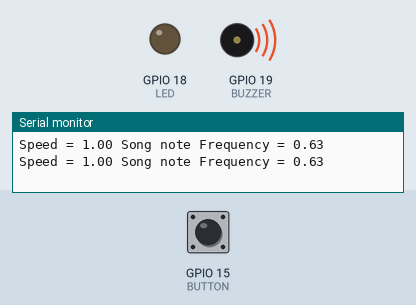
Bench run of a program on a simulated ESP32. Parts: output pins drawn as LEDs (lit = HIGH), buzzer (waves = sounding), the last lines printed to the serial monitor. Inputs (shaded band) come from the test bench; at power-on: GPIO 15 (BUTTON) LOW. Pins used as bus, display or sensor lines are not drawn.

Above: at 1.2 s.
1.3 s: GPIO 15 (BUTTON) pulled HIGH for 0.15 s
At 2.2 s:
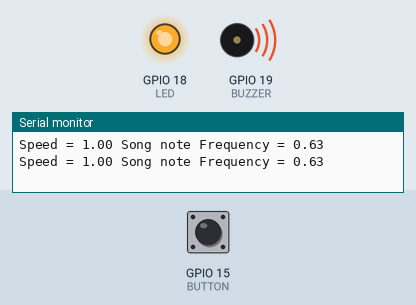
2.9 s: GPIO 15 (BUTTON) pulled HIGH for 1 s
At 3.4 s:
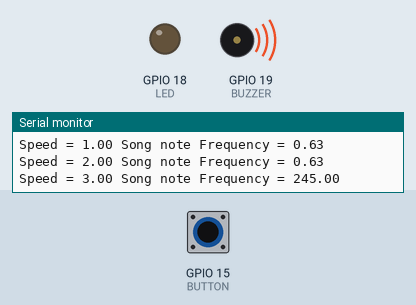
5.4 s: GPIO 15 (BUTTON) pulled HIGH for 3.2 s
At 6.5 s:
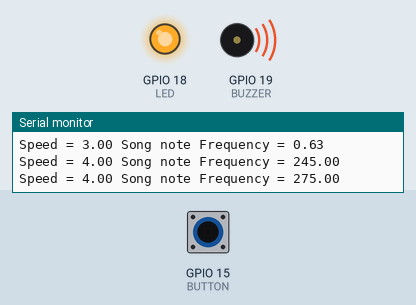
Timing chart, 0 to 8.4 s (numbered marks = the images above; inputs shaded):
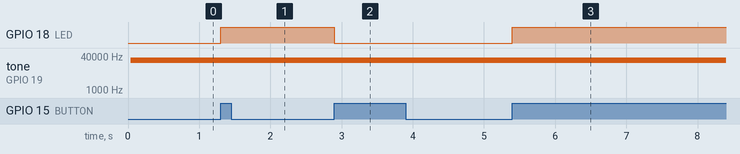

The program:

main.cpp
```cpp
#include <Arduino.h>

#define BUZZER 19
#define BUTTON 15
#define LED 18
hw_timer_t *My_timer = NULL;

double c = 1000000/(2*16.35) , D = 1000000/(2*18.35) , E = 1000000/(2*20.60) , F = 1000000/(2*21.83) ,
       G = 1000000/(2*24.50) , A = 1000000/(2*27.50) , B = 1000000/(2*30.87) , C = 1000000/(2*32.70) , Stop = 8000000;

double Slow = 2.5;

int Octaves = 0;

double song[] = {Stop,Stop,Stop,G,  Stop,G,Stop,G,  A,G,E,G,  Stop,A,Stop,C,  Stop,Stop,Stop,Stop,  G,A,G,C,  G,A,G,C,  E,D,G,E,
                 Stop,Stop,Stop,Stop,  G,c,D,E,  D,E,G,E,  D,c,E,D,  Stop,Stop,Stop,Stop,  G,c,D,E,  D,E,G,E,  D,c,E,D,
                 Stop,G,Stop,A,  Stop,c,Stop,D,  E,D,G,D,  E,D,c,A,  Stop,c,D,E,  Stop,G,Stop,A,  G,A,C,A,  G,E,Stop,G};

double rhythm[] = {1,1,1,1,  1,1,1,1,  1,1,1,1,  1,1,1,1,  1,1,1,1,  1,1,1,1,  1,1,1,1,  1,1,1,1,
                   1,1,1,1,  1,1,1,1,  1,1,1,1,  1,1,1,1,  1,1,1,1,  1,1,1,1,  1,1,1,1,  1,1,1,1,
                   1,1,1,1,  1,1,1,1,  1,1,1,1,  1,1,1,1,  1,1,1,1,  1,1,1,1,  1,1,1,1,  1,1,1,1};

// This is the Timer ISR. It is automatically called
// on a timer alarm event.
void IRAM_ATTR onTimer() {
  digitalWrite(BUZZER, !digitalRead(BUZZER));
}

void IRAM_ATTR onButton() {
  digitalWrite(LED, !digitalRead(LED));
  if(Slow > 0.5){
    Slow -= 0.5;
  }else{
    Slow = 2.5;
  }
}

void setup() {
  pinMode(BUTTON, INPUT);
  pinMode(BUZZER, OUTPUT);
  pinMode(LED, OUTPUT);
  Serial.begin(9600);
  My_timer = timerBegin(0, 80, true);   // use timer 0 and set prescale to 80 so 1 tick is 1 uSec
  timerAttachInterrupt(My_timer, &onTimer, true); // point to the ISR
  // timerAlarmWrite(My_timer, 1000000 , true);  // set alarm every 1 sec
  // timerAlarmEnable(My_timer);  // enable the alarm
  //timerAttachInterrupt(My_timer, &onButton, true); // point to the ISR
  timerAlarmEnable(My_timer);  // enable the alarm
  attachInterrupt(BUTTON, &onButton, RISING);
}

void play(int Octaves) {
    timerAlarmEnable(My_timer);
  for(int i = 0 ; i < sizeof(song)/sizeof(song[0]) ; i++){
    Serial.print("Speed = ");
    Serial.print(((5-Slow)/0.5)-4);
    Serial.print(" Song note Frequency = ");
    Serial.println(10000000/(song[i]*2));
    timerAlarmWrite(My_timer, song[i]/pow(2,Octaves), true);
    delay(((Slow*500)-100)/rhythm[i]);
  }
}

void loop() {

  play(4);

}
```

Measured:
- after the input at 1.3 s, GPIO 18 (LED): LOW → HIGH at once
- after the input at 2.9 s, GPIO 18 (LED): HIGH → LOW at once
- after the input at 5.4 s, GPIO 18 (LED): LOW → HIGH at once
